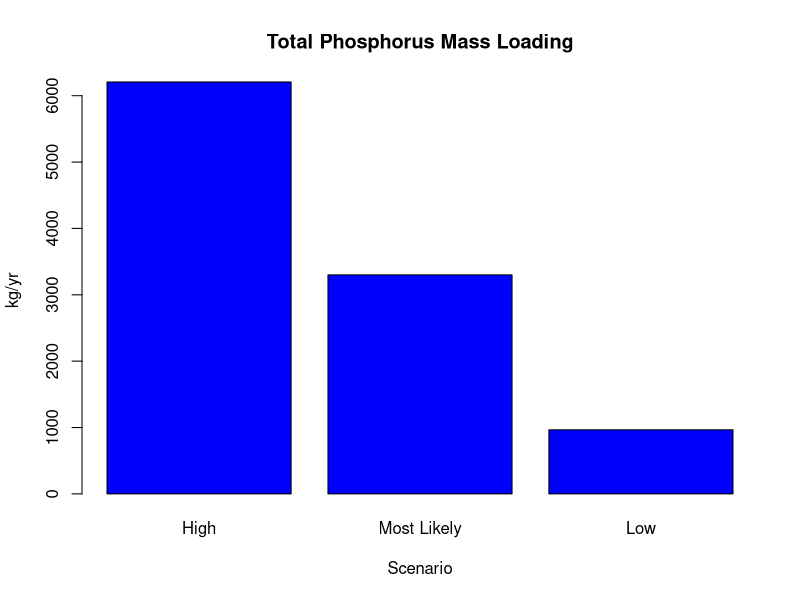
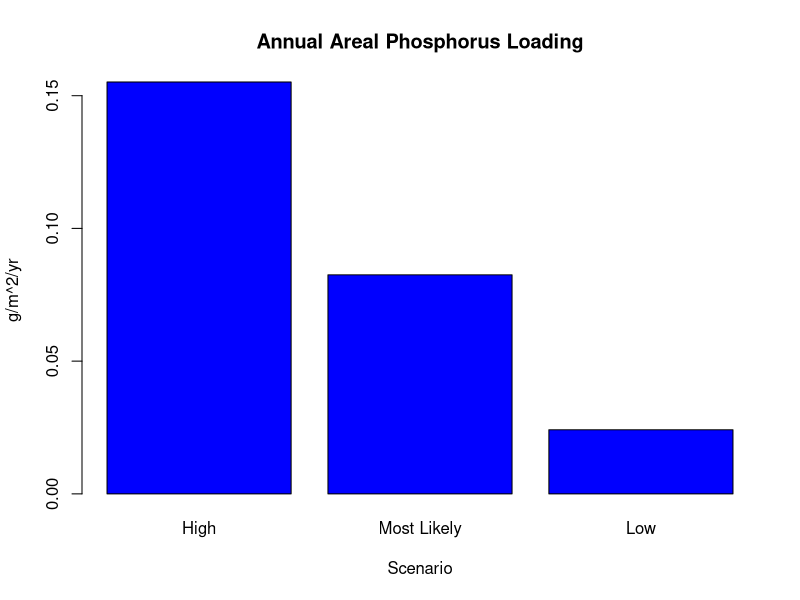
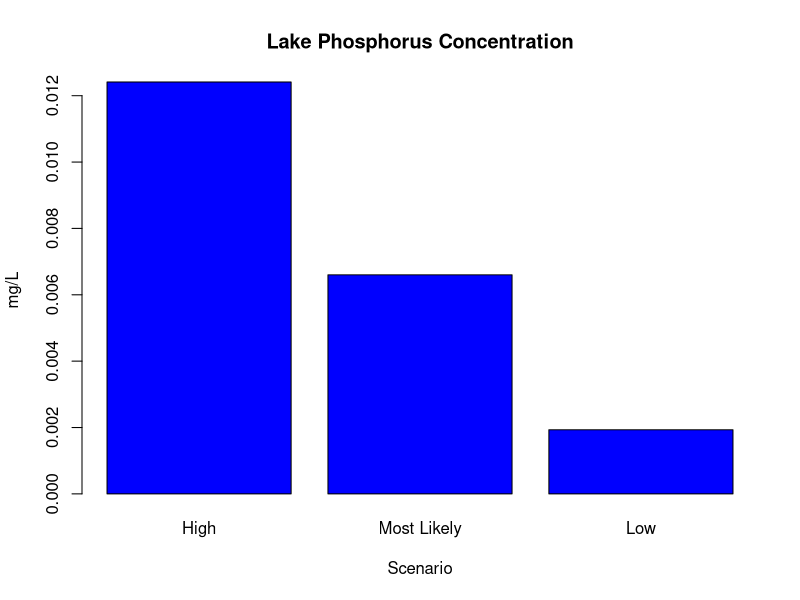

Write the R code that produced these figures, in order. (Note: this script raises an error after producing the figures.)
## ---- chunk 1
Code.Book <- data.frame(Variable=c("P", "L", "qs", "vs", "Q", "Ad", "Ao", "r", "Pr", "EcFr(Hi,Lk,Lo)", "EcAg(Hi,Lk,Lo)", "EcUr(Hi,Lk,Lo)", "EcPr(Hi,Lk,Lo)", "EcSt(Hi,Lk,Lo)", "AreaFr", "AreaAg", "AreaUr", "NCap", "SR(Hi,Lk,Lo)", "PSI(Hi,Lk,Lo)", "Ind(P,S)", "Days(P,S)", "Units(P,S)", "M", "smlog", "sm(pos,neg)", "sL(pos,neg)", "sT(pos,neg)", "h", "pbounded", "limit(up/lo)"),
Definition=c("phosphorus concentration", "phosphorus loading", "areal water loading", "apparent phosphorus settling velocity", "inflow water volume to lake", "watershed area", "lake surface area", "total annual unit runoff", "mean annual net precipitation", "export coefficient for forest land (high, most likely, low)", "export coefficient for agricultural land (high, most likely, low)", "export coefficient for urban area (high, most likely, low)", "export coefficient for precipitation (high, most likely, low)", "export coefficient for septic tanks (high, most likely, low)", "area of forest land", "area of agricultural land", "area of urban land", "number of capita years in watershed serviced by septic tank/tile filed systems impacting the lake", "soil retention coefficient (high, most likely, low)", "point source input (high, most likely, low)", "average number of persons per living unit (Permanent, Seasonal)", "number of days spent at unit per year (Permanent, Seasonal)", "number of living units (Permanent, Seasonal)", "total phosphorus mass loading", "log model error", "model error (pos,neg)", "loading error (pos,neg)", "uncertainty (pos,neg)", "multiplier constant", "probability that the confidence limits contain the true value", "confidence limits (up,lo)"),
Units=c("mg/L", "g/m2/yr", "m/yr", "m/yr", "10^6 m3/yr", "10^6 m2", "10^6 m2", "m/yr", "m/yr", "kg/10^6 m2/yr", "kg/10^6 m2/yr", "kg/10^6 m2/yr", "kg/10^6 m2/yr", "kg/(capita/yr)/yr", "10^6 m2", "10^6 m2", "10^6 m2", "N", "dimensionless", "kg/yr", "N", "N", "N", "kg/yr", "logarithmic units", "mg/L", "mg/L", "mg/L", "unitless", "probability", "mg/L" ))

library(knitr)
kable(Code.Book)
## ---- chunk 2
# TODO: change to read external csv files and select lake data by lake name
lake <- read.csv("lake.csv")
area <- read.csv("area.csv")
coHi <- read.csv("coHi.csv")
coLk <- read.csv("coLk.csv")
coLo <- read.csv("coLo.csv")
pop <- read.csv("pop.csv")
# lake <- data.frame(Name="Higgins", Ad=87.41, r=0.2415, Ao=38.4, Pr=0.254)
# area <- data.frame(Name="Higgins", For=83.47, Agr=0.16, Urb=3.78)
# coHi <- data.frame(Name="Higgins", EcFrHi=40, EcAgHi=80, EcUrHi=150, EcPrHi=50, EcStHi=1, SRHi=0.5, PSIHi=0)
# coLk <- data.frame(Name="Higgins", EcFrLk=20, EcAgLk=30, EcUrLk=90,EcPrLk=30, EcStLk=0.6, SRLk=0.75, PSILk=0)
# coLo <- data.frame(Name="Higgins", EcFrLo=2, EcAgLo=10, EcUrLo=50, EcPrLo=15, EcStLo=0.3, SRLo=0.95, PSILo=0)
# # NB: hi-lo SR values appear reversed because will be 1-value in equations
# pop <- data.frame(Name="Higgins", IndP=0, DaysP=0, UnitsP=0, IndS=3.5, DaysS=60, UnitsS=1000)
# TODO: add high and low future scenarios
# TODO: add input error check to confirm that input parameters conform to restrictions in Table 1.
## ---- chunk 3
Q <- (lake$Ad*lake$r)+(lake$Ao*lake$Pr)
qs <- Q/lake$Ao
## ---- chunk 4
NCap <- (pop$IndP*(pop$DaysP/365)*pop$UnitsP)+(pop$IndS*(pop$DaysS/365)*pop$UnitsS)
## ---- chunk 5
MHi <- (area$For*coHi$EcFrHi)+(area$Agr*coHi$EcAgHi)+(area$Urb*coHi$EcUrHi)+(lake$Ao*coHi$EcPrHi)+(NCap*coHi$EcStHi*(1-coHi$SRHi))+coHi$PSIHi

MLk <- (area$For*coLk$EcFrLk)+(area$Agr*coLk$EcAgLk)+(area$Urb*coLk$EcUrLk)+(lake$Ao*coLk$EcPrLk)+(NCap*coLk$EcStLk*(1-coLk$SRLk))+coLk$PSILk

MLo <- (area$For*coLo$EcFrLo)+(area$Agr*coLo$EcAgLo)+(area$Urb*coLo$EcUrLo)+(lake$Ao*coLo$EcPrLo)+(NCap*coLo$EcStLo*(1-coLo$SRLo))+coLo$PSILo
#TODO: vectorize this code for efficiency

barplot(c(MHi,MLk,MLo), main="Total Phosphorus Mass Loading", 
        ylab="kg/yr", xlab="Scenario", col="blue",
        names.arg=c("High", "Most Likely", "Low"))
## ---- chunk 6
LHi <- (MHi/lake$Ao)*10^-3
LLk <- MLk/lake$Ao*10^-3
LLo <- MLo/lake$Ao*10^-3
#TODO: vectorize this code for efficiency

barplot(c(LHi,LLk,LLo), main="Annual Areal Phosphorus Loading", 
        ylab="g/m^2/yr", xlab="Scenario", col="blue",
        names.arg=c("High", "Most Likely", "Low"))
## ---- chunk 7
PHi<- LHi/(11.6+(1.2*qs))
PLk<- LLk/(11.6+(1.2*qs))
PLo<- LLo/(11.6+(1.2*qs))
#TODO: vectorize this code for efficiency

barplot(c(PHi,PLk,PLo), main="Lake Phosphorus Concentration", 
        ylab="mg/L", xlab="Scenario", col="blue",
        names.arg=c("High", "Most Likely", "Low"))
## ---- chunk 8
logPLk <- log10(PLk)
## ---- chunk 9
#Positive and negative model errors
smpos <- (10^(logPLk+0.128))-PLk
smneg <- (10^(logPLk-0.128))-PLk

#Positive and negative loading errors
sLpos <- (PHi-PLk)/2
sLneg <- (PLk-PLo)/2

#Positive and negative uncertainty
sTpos <- sqrt((smpos)^2+(sLpos)^2)
sTneg <- sqrt((smneg)^2+(sLneg)^2)

# Confidence limits
# multiple of prediction error, h=1=55% bounds, h=2=90% bounds
h = 2 
pbounded <- 1-(1/(2.25*h^2))
limitlo <- PLk-(h*sTneg)
limitup <- PLk+(h*sTpos)
## ---- chunk 10
#determine where lower bound falls
if (limitlo<0.010){
    trophlo <- "oligotrophic"
} else if(0.01<limitlo & limitlo<0.020){
        trophlo <- "mesotrophic"
    } else if (0.020<limitlo & limitlo<0.050){
            trophlo <- "eutrophic"
        } else {
            trophlo <- "hypereutrophic"
        }
#determine where upper bound falls
if (limitup<0.010){
    trophup <- "oligotrophic"
} else if(0.01<limitup & limitup<0.020){
        trophup <- "mesotrophic"
    } else if (0.020<limitup & limitup<0.050){
            trophup <- "eutrophic"
        } else {
            trophup <- "hypereutrophic"
        }
## ---- chunk 11
inputPanel(
  sliderInput("hvar", label = "Set desired confidence interval:",
              min = 0.55, max = 0.95, value = 0.90, step = 0.05)
)

renderText({
    c = sqrt((-2.25*input$hvar)+2.25)
    limitlo <- PLk-(c*sTneg)
    limitup <- PLk+(c*sTpos)
    #determine where lower bound falls
    if (limitlo<0.010){
        trophlo <- "oligotrophic"
    } else if(0.01<limitlo & limitlo<0.020){
        trophlo <- "mesotrophic"
    } else if (0.020<limitlo & limitlo<0.050){
        trophlo <- "eutrophic"
    } else {
        trophlo <- "hypereutrophic"
    }
    #determine where upper bound falls
    if (limitup<0.010){
        trophup <- "oligotrophic"
    } else if(0.01<limitup & limitup<0.020){
        trophup <- "mesotrophic"
    } else if (0.020<limitup & limitup<0.050){
        trophup <- "eutrophic"
    } else {
        trophup <- "hypereutrophic"
    }
    paste0("For the lake Higgins there is a ", input$hvar, " probability that the true phosphorus concentration value falls between ", round(limitlo,4), " mg/L (", trophlo, ") and ", round(limitup,4), " mg/L (", trophup, ").")
})
